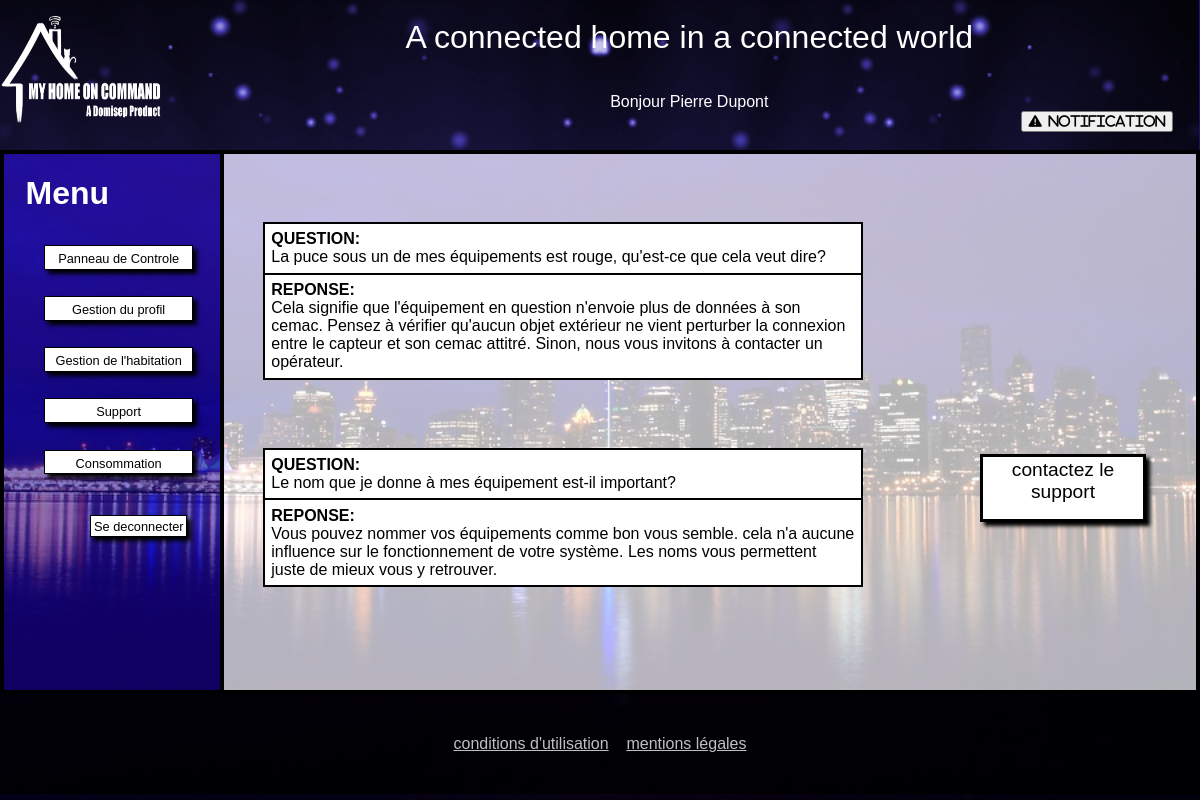
/MyHomeOnCommand/index.php?page=supportClient (signed in), run on the app's committed database.
### tables this page shows
CREATE TABLE IF NOT EXISTS `slogan` (
  `id_slogan` int(11) NOT NULL AUTO_INCREMENT,
  `contenu_slogan` text,
  PRIMARY KEY (`id_slogan`)
);

CREATE TABLE IF NOT EXISTS `info_utilisateur` (
  `id_info_utilisateur` int(11) NOT NULL AUTO_INCREMENT,
  `prenom` varchar(255) NOT NULL,
  `nom` varchar(255) NOT NULL,
  `email` varchar(255) DEFAULT NULL,
  `telephone` varchar(255) DEFAULT NULL,
  `statut_utilisateur` varchar(255) NOT NULL,
  `id_utilisateur` int(11) NOT NULL,
  `token` varchar(255) NOT NULL,
  PRIMARY KEY (`id_info_utilisateur`)
);

CREATE TABLE IF NOT EXISTS `qr` (
  `id_qr` int(11) NOT NULL AUTO_INCREMENT,
  `contenu_q` text,
  `contenu_r` text,
  `date_q` datetime DEFAULT NULL,
  `date_r` datetime DEFAULT NULL,
  `id_type_qr` int(11) NOT NULL,
  PRIMARY KEY (`id_qr`)
);

### MyHomeOnCommand/modele/modeleAccueil.php (called while the page is built, shortened)
<?php
class Connection
{
    protected function dbConnect()
    {
        try
        {
            $db = new PDO('mysql:host=localhost;dbname=myhomeoncommand;charset=utf8', 'root', '');
        }
        catch (Exception $e)
        {
                        die('Erreur : ' . $e->getMessage());
        }
        return $db;
    }
}
class LoginUtilisateur extends Connection
{
    public function getInfoUtilisateur($idUtil)
    {
        $db=$this->dbConnect();
        $req = $db->prepare('SELECT prenom, nom, email, telephone, statut_utilisateur, id_utilisateur FROM info_utilisateur WHERE id_utilisateur = :id');
        $req->execute(array('id' => $idUtil));
        return $req;
    }
}
class InscriptionUtilisateur extends Connection
{
     public function getSlogan()
    {
        $db=$this->dbConnect();
        $req = $db->query('SELECT contenu_slogan FROM slogan');
        return $req;
     }
}

### MyHomeOnCommand/controleur/controleurAccueil.php (called while the page is built, shortened)
<?php
function infoBandeau($idClient)
{
    $utilisateur=new LoginUtilisateur;
    $info=$utilisateur->getInfoUtilisateur($idClient);
    $information=$info->fetch();
    return $information;
}
function afficheslogan()
{
    $affiche=new InscriptionUtilisateur;
    $slogan =$affiche->getSlogan();
    $slogan=$slogan->fetch()[0];
    return $slogan;
}

### MyHomeOnCommand/modele/modeleGestionProfilClient.php (called while the page is built, shortened)
<?php
class gestionProfilClient extends Connection
{
	public function getUtilisateur($idUtil)
	{
		$db=$this->dbConnect();
		$req = $db->prepare('SELECT * FROM utilisateur NATURAL JOIN info_utilisateur WHERE id_utilisateur = :id');
        $req->execute(array('id' => $idUtil));
        return $req;
	}
}
?>

### MyHomeOnCommand/controleur/controleurClient.php (called while the page is built, shortened)
<?php
function verifInfoClient()
{
    $idClient=$_SESSION['id'];
    $utilisateur=new gestionProfilClient;
    $info=$utilisateur->getUtilisateur($idClient);
    $tab=[];
    while ($donnees = $info->fetch())
    {
        $tab[0]=htmlentities($donnees["login"], ENT_QUOTES);
        $tab[1]=htmlentities($donnees["password"], ENT_QUOTES);
        $tab[2]=htmlentities($donnees["prenom"], ENT_QUOTES);
        $tab[3]=htmlentities($donnees["nom"], ENT_QUOTES);
        $tab[4]=htmlentities($donnees["email"], ENT_QUOTES);
        $tab[5]=htmlentities($donnees["telephone"], ENT_QUOTES);
    }
    if($tab[4]==null||$tab[5]==null)
    {
        return 1;
    }
    else
    {return 0;}
}

### MyHomeOnCommand/modele/modeleSupport.php (called while the page is built, shortened)
<?php
class QuestionReponse extends Connection
{
    public function recupereqr()
    {
        $db=$this->dbConnect();
        $donneQR = $db->query('SELECT contenu_q, contenu_r, id_qr FROM qr WHERE id_type_qr = 1');
        return $donneQR;
    }
}

### MyHomeOnCommand/controleur/controleurSupport.php (called while the page is built, shortened)
<?php
function tableauqr()
{
    $clientqr=new QuestionReponse;
    $qr=$clientqr->recupereqr()->fetchAll();
    $tableauqr = $qr;
    return $tableauqr;
}

### MyHomeOnCommand/vue/supportClient.php (the view, shortened to what this page needs)
<!DOCTYPE html>
<html>
    <head>
        <link rel="stylesheet" href="css/styleGeneral.css" />
        <link rel="stylesheet" href="css/styleSupportClient.css" />
        <link rel="stylesheet" href="css/styleMenu.css" />
        <link rel="stylesheet" href="css/styleHeaderFooter.css" />
    </head>
    <?php include('vue/header.php');?>
    <body>
        <div id="corps">
    	   <?php include('vue/menuClient.php');?>
    	   <div id="CorpTexte">
               <div id="contactSupport">
                    <a id="textcontact" href="index.php?page=messagerieClient">contactez le support</a>
               </div>
               <div>
                    <?php foreach($tableauqr as $truc): ?>
                        <div class="groupeq"><strong>QUESTION: </strong><br><?php echo nl2br($truc['contenu_q']);?></br></div>
                        <div class="grouper"><strong>REPONSE: </strong><br><?php echo nl2br($truc['contenu_r']); ?></div>
                    <?php endforeach;  ?>
               </div>
    	   </div>
        </div>
    </body>
    <?php include('vue/footer.php');?>
</html>

### MyHomeOnCommand/index.php (shortened to what this page needs)
<?php
require_once('controleur/controleurAccueil.php');
require_once('controleur/controleurClient.php');
require_once('controleur/controleurSupport.php');
require_once('controleur/controleurRoute.php');
require_once('modele/modeleAccueil.php');
require_once('modele/modeleSupport.php');
require_once('modele/modeleGestionProfilClient.php');
function route()
{
$page=$_GET['page'];
switch($page)
{
    case 'supportClient':
        afficheSupportClient();
        break;
}
}
if(isset($_GET['page']))
{
    route();
}
else
{
    Header('Location: index.php?page=accueil');
}

### MyHomeOnCommand/controleur/controleurRoute.php (shortened to what this page needs)
<?php
function afficheSupportClient()
{
    if (isset($_SESSION['type']))
        {
            if ($_SESSION['type']==3)
            {
                $tableauqr=tableauqr();
                require_once('vue/supportClient.php');
            }
        }
}

### MyHomeOnCommand/vue/header.php (shortened to what this page needs)
<div id="bandeau_accueil">
    <div id="logo"><a href="index.php?page=<?php if(isset($_SESSION['type'])){if($_SESSION['type']==3){echo "panneau";}if($_SESSION['type']==1){echo "adminPanneauClient";}}else{echo "accueil";} ?>" title="Accueil"><img id="imagelogo" src="images/logo.png" alt="Logo de MyHomeOnCommand" /></a></div>
        <div id="titre">
    <?php
        echo afficheslogan();
        if(isset($_SESSION['prenom']))
        {
            if($_SESSION['type']==3)
            {
                $info=infoBandeau($_SESSION['id']);
                echo "</br></br><div id='sousTitre'>Bonjour ".$info['prenom']." ". $info['nom']."</div>";
                $verif=verifInfoClient();
                if($verif==1)
                {
                    echo "<div id='annonce'><button id='Bouton'><i class='fa fa-exclamation-triangle' aria-hidden='true'>&nbsp&nbspNotification</i></button></div>";
                }
            }
        }
    ?>
    </div>
</div>
<div id='bandeau_invisible'></div>

### MyHomeOnCommand/vue/menuClient.php
<div class="menu">
   	<h1 id="h1Menu">Menu</h1>
       <ul id="ulmenu">
           <a href="index.php?page=panneau" class="listeMenu">Panneau de Controle<li></li></a>
           <a href="index.php?page=gestionProfilClient" class="listeMenu">Gestion du profil<li></li></a>
           <a href="index.php?page=gestionHabitationClient" class="listeMenu">Gestion de l'habitation<li></li></a>
           <a href="index.php?page=supportClient" class="listeMenu">Support<li></li></a>
           <a href="index.php?page=consommationClient" class="listeMenu">Consommation<li></li></a>
       </ul>
       <a href="index.php?page=accueil" class="Mdeconnexion">Se deconnecter</a>
   </div>

### MyHomeOnCommand/vue/footer.php
<div id="bas"><a id='liensfooter' href="index.php?page=conditions">conditions d'utilisation</a>&nbsp&nbsp&nbsp&nbsp<a id='liensfooter' href="index.php?page=mentionsLegales">mentions légales</a></div>

### MyHomeOnCommand/css/styleGeneral.css (style rules this page uses)
body { margin:0px 0px 0px 0px; background: url("../images/ville.jpg") no-repeat center center fixed; background-size: cover; color:white; font-family: Arial; }
html,body { height: 100%; }

### MyHomeOnCommand/css/styleSupportClient.css (style rules this page uses)
#corps { display: flex; }
#CorpTexte { background-color: rgba(255, 255, 255, 0.7); border:solid black 0.3em; border-left: 0em; width: 82%; height: 33.5em; overflow: auto; }
#contactSupport { font-size: 0.8em; height: 7.3%; width: 13%; text-align: center; padding: 2px; margin:25% 0% 0% 63%; border: solid black 0.3em; background-color: white; position: absolute; box-shadow: 0.3em 0.3em 0.3em black; }
#textcontact { text-decoration-line: none; color: black; font-size: 1.5em; }
.groupeq { border:solid black 0.15em; width: 60%; background-color: white; color: black; margin: 7% 0% 0% 4%; border-bottom: 0px; padding: 0.4em; height: auto; }
.grouper { border:solid black 0.15em; width: 60%; background-color: white; color: black; margin: 0% 0% 5% 4%; padding: 0.4em; height: auto; }
.boiteQ, .boiteR, { border:solid black 0.15em; padding: 0.4em; margin: 3%; color: black; }

### MyHomeOnCommand/css/styleMenu.css (style rules this page uses)
#h1Menu { color: white; text-align: left; padding-left: 10%; margin-bottom: 15%; }
.listeMenu { list-style: none; border:solid 0.15em black; width: 78%; text-align: center; background-color: white; margin: 0% 2% 15% 0% ; padding: 5px; box-shadow: 0.35em 0.35em 0.35em black; text-decoration-line: none; color: black; height: 1em; font-size: 0.8em; }
.menu { height: 33.5em; border: solid 0.3em black; min-width: 18%; width: 18%; background-color: rgba(27,1,155,0.5); ; }
#ulmenu { display: flex; flex-direction: column; }
.Mdeconnexion { border:solid 0.15em black; background-color: white; margin-left: 40%; padding: 0.2em; box-shadow: 0.35em 0.35em 0.35em black; text-decoration-line: none; color: black; font-size: 0.8em; }

### MyHomeOnCommand/css/styleHeaderFooter.css (style rules this page uses)
#bandeau_accueil { display:flex; height: 150px; width: 99.9%; background: url("../images/fondHeader.png") no-repeat center center fixed ; background-size: cover; background-color: rgba(105,104,189,1); position: fixed; z-index: 5; }
#logo { height: 100%; width: 15%; box-sizing: border-box; }
#imagelogo { width: 100%; height:100%; margin: 0; padding: 0; }
#titre { width: 85%; height: 100%; display: flex; color: white; justify-content: center; align-items: center; font-size: 2em; flex-direction: column; }
#sousTitre { justify-content: center; align-items: center; font-size: 0.5em; }
#bas { height: 100px; width: auto; background-color: rgba(0,0,0,0.8); display: flex; justify-content: center; align-items: center; }
#liensfooter { color: silver; }
#bandeau_invisible { height: 150px; }
#annonce { margin-left:80%; font-size: 0.5em; }

### data on the page
slogan: contenu_slogan "A connected home in a connected world"
info_utilisateur: prenom "Pierre", nom "Dupont"
qr: contenu_q "La puce sous un de mes équipements est rouge, qu'est-ce que cela veut dire?", contenu_r "Cela signifie que l'équipement en question n'envoie plus de données à son cemac. Pensez à vérifier qu'aucun objet extérieur ne vient perturber la connexion entre le capteur et son cemac attitré. Sinon, nous vous invitons à contacter un opérateur."
qr: contenu_q "Le nom que je donne à mes équipement est-il important?", contenu_r "Vous pouvez nommer vos équipements comme bon vous semble. cela n'a aucune influence sur le fonctionnement de votre système. Les noms vous permettent juste de mieux vous y retrouver."
